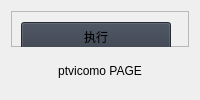
                     <widget class="QWidget" name="ptvicomo_page">
                      <layout class="QVBoxLayout" name="verticalLayout_22">
                       <item>
                        <widget class="QFrame" name="frame_ptvicomo_1">
                         <property name="frameShape">
                          <enum>QFrame::Shape::StyledPanel</enum>
                         </property>
                         <property name="frameShadow">
                          <enum>QFrame::Shadow::Raised</enum>
                         </property>
                         <widget class="QTextEdit" name="textEdit_ptvicomo_1">
                          <property name="geometry">
                           <rect>
                            <x>10</x>
                            <y>70</y>
                            <width>1158</width>
                            <height>191</height>
                           </rect>
                          </property>
                         </widget>
                         <widget class="QWidget" name="layoutWidget">
                          <property name="geometry">
                           <rect>
                            <x>10</x>
                            <y>10</y>
                            <width>711</width>
                            <height>32</height>
                           </rect>
                          </property>
                          <layout class="QHBoxLayout" name="horizontalLayout_7">
                           <item>
                            <widget class="QPushButton" name="pushButton_ptvicomo_run">
                             <property name="minimumSize">
                              <size>
                               <width>150</width>
                               <height>30</height>
                              </size>
                             </property>
                             <property name="cursor">
                              <cursorShape>PointingHandCursor</cursorShape>
                             </property>
                             <property name="styleSheet">
                              <string notr="true">background-color: rgb(52, 59, 72);</string>
                             </property>
                             <property name="text">
                              <string>执行</string>
                             </property>
                             <property name="icon">
                              <iconset resource="resources.qrc">
                               <normaloff>:/icons/images/icons/cil-media-play.png</normaloff>:/icons/images/icons/cil-media-play.png</iconset>
                             </property>
                             <property name="flat">
                              <bool>false</bool>
                             </property>
                            </widget>
                           </item>
                           <item>
                            <spacer name="horizontalSpacer_3">
                             <property name="orientation">
                              <enum>Qt::Orientation::Horizontal</enum>
                             </property>
                             <property name="sizeType">
                              <enum>QSizePolicy::Policy::Expanding</enum>
                             </property>
                             <property name="sizeHint" stdset="0">
                              <size>
                               <width>50</width>
                               <height>20</height>
                              </size>
                             </property>
                            </spacer>
                           </item>
                           <item>
                            <widget class="QPushButton" name="pushButton_ptvicomo_stop">
                             <property name="minimumSize">
                              <size>
                               <width>150</width>
                               <height>30</height>
                              </size>
                             </property>
                             <property name="cursor">
                              <cursorShape>PointingHandCursor</cursorShape>
                             </property>
                             <property name="styleSheet">
                              <string notr="true">background-color: rgb(52, 59, 72);</string>
                             </property>
                             <property name="text">
                              <string>停止</string>
                             </property>
                             <property name="icon">
                              <iconset resource="resources.qrc">
                               <normaloff>:/icons/images/icons/cil-media-stop.png</normaloff>:/icons/images/icons/cil-media-stop.png</iconset>
                             </property>
                             <property name="flat">
                              <bool>false</bool>
                             </property>
                            </widget>
                           </item>
                           <item>
                            <spacer name="horizontalSpacer_2">
                             <property name="orientation">
                              <enum>Qt::Orientation::Horizontal</enum>
                             </property>
                             <property name="sizeHint" stdset="0">
                              <size>
                               <width>40</width>
                               <height>20</height>
                              </size>
                             </property>
                            </spacer>
                           </item>
                           <item>
                            <widget class="QPushButton" name="pushButton_ptvicomo_setting">
                             <property name="minimumSize">
                              <size>
                               <width>150</width>
                               <height>30</height>
                              </size>
                             </property>
                             <property name="cursor">
                              <cursorShape>PointingHandCursor</cursorShape>
                             </property>
                             <property name="styleSheet">
                              <string notr="true">background-color: rgb(52, 59, 72);</string>
                             </property>
                             <property name="text">
                              <string>设置</string>
                             </property>
                             <property name="icon">
                              <iconset resource="resources.qrc">
                               <normaloff>:/icons/images/icons/cil-media-eject.png</normaloff>:/icons/images/icons/cil-media-eject.png</iconset>
                             </property>
                             <property name="flat">
                              <bool>false</bool>
                             </property>
                            </widget>
                           </item>
                          </layout>
                         </widget>
                        </widget>
                       </item>
                       <item>
                        <widget class="QLabel" name="label_ptvicomo">
                         <property name="text">
                          <string>ptvicomo PAGE</string>
                         </property>
                         <property name="alignment">
                          <set>Qt::AlignmentFlag::AlignCenter</set>
                         </property>
                        </widget>
                       </item>
                      </layout>
                     </widget>
